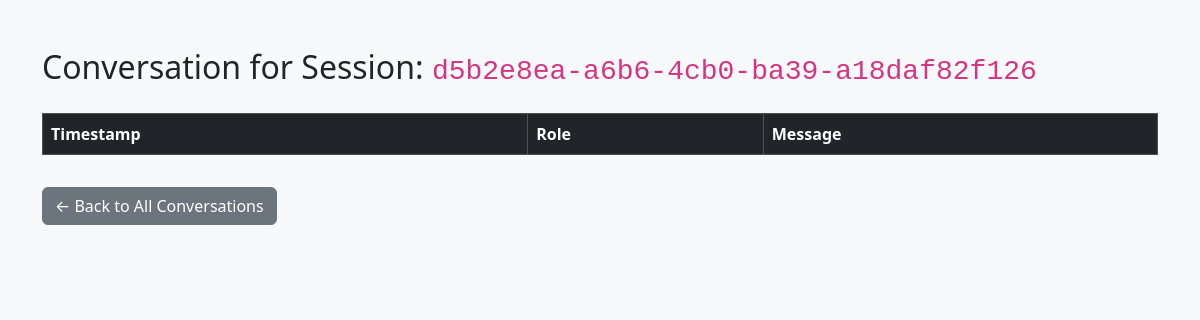
/admin/conversations/d5b2e8ea-a6b6-4cb0-ba39-a18daf82f126 (signed in), run on an earlier commit of the app's database.
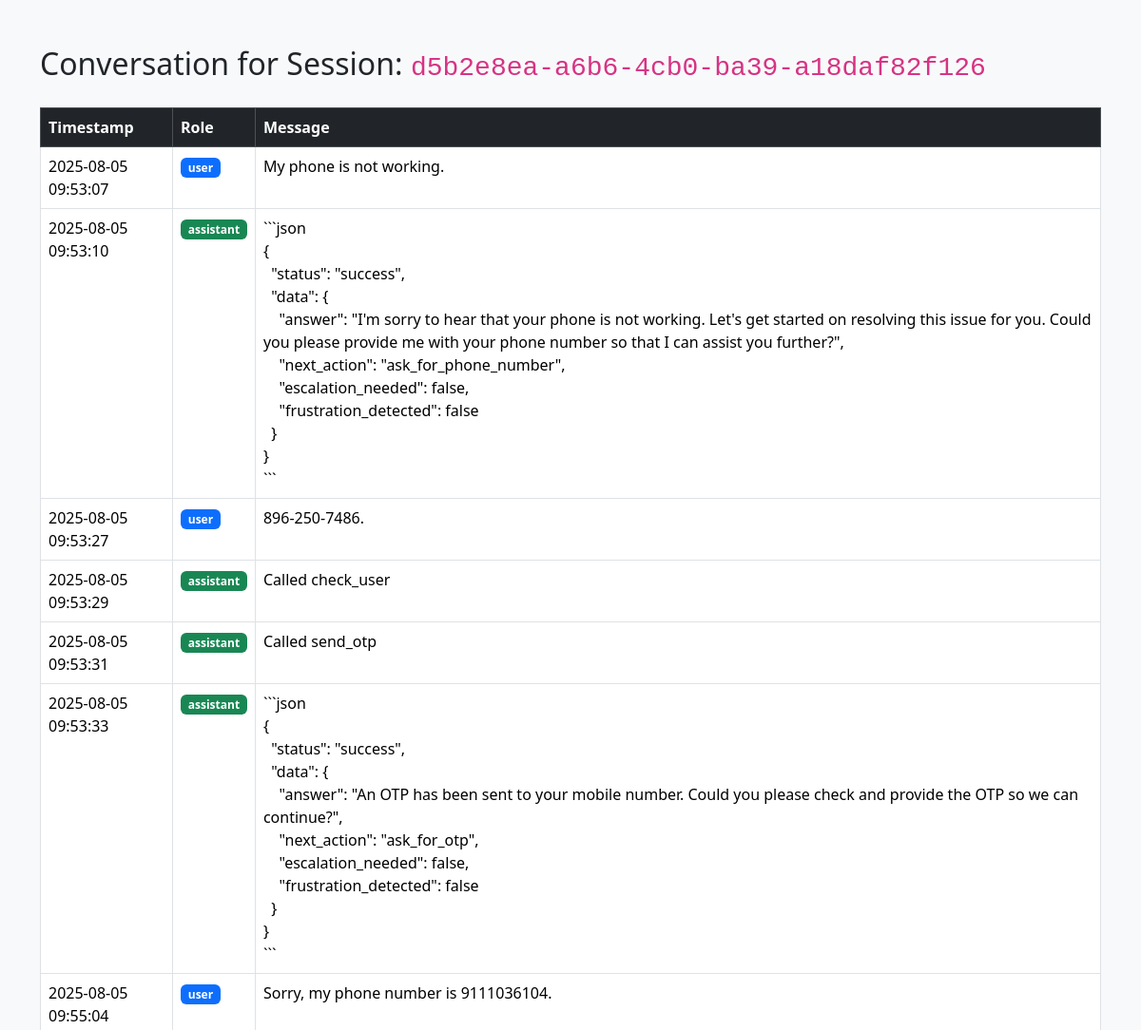
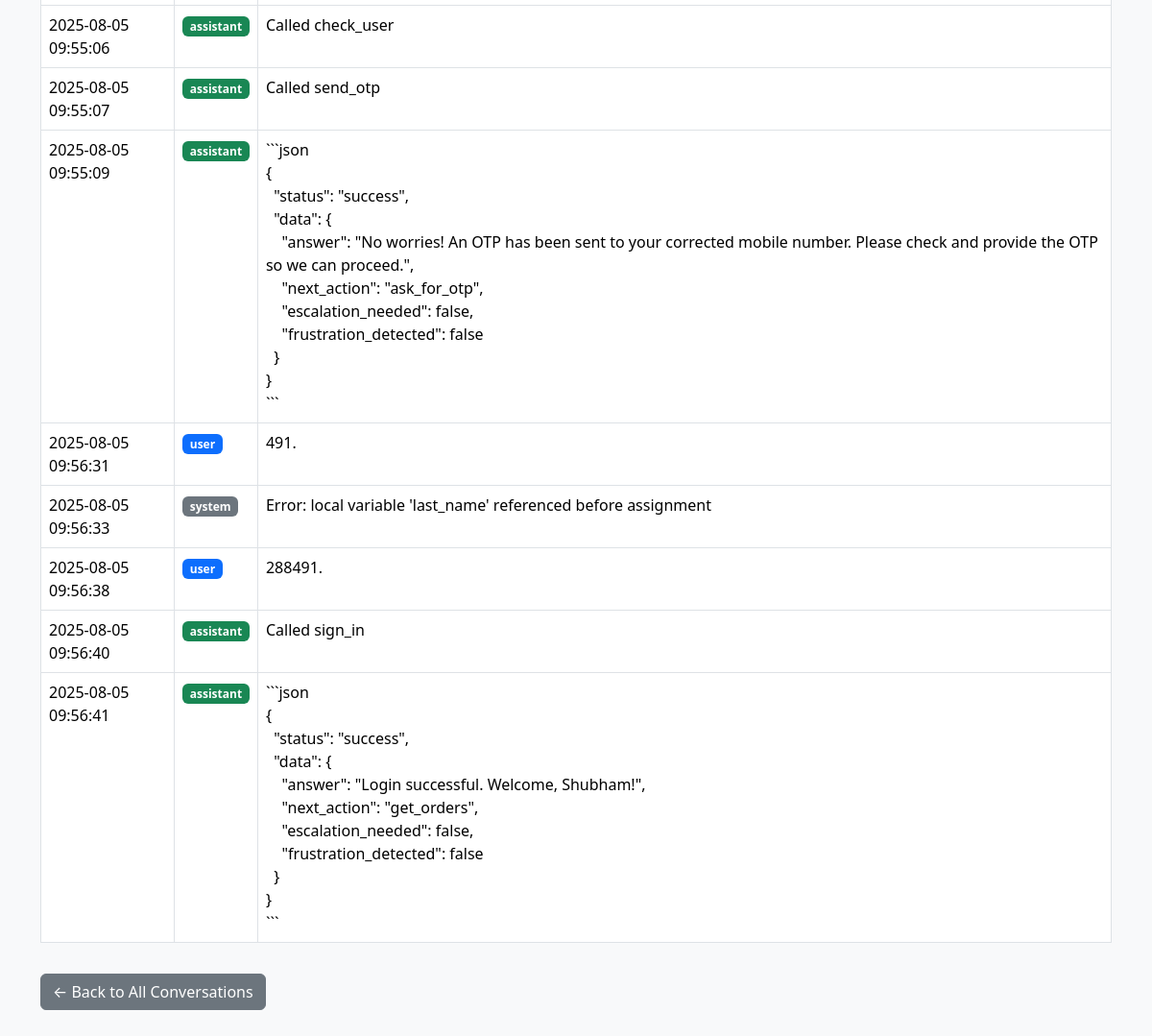
And on a later commit of the database (2 pictures, top to bottom).
### tables this page shows
CREATE TABLE history (
            id INTEGER PRIMARY KEY AUTOINCREMENT,
            session_id TEXT NOT NULL,
            role TEXT NOT NULL,
            content TEXT NOT NULL,
            tool_name TEXT,
            tool_args TEXT,
            tool_response TEXT,
            timestamp TIMESTAMP DEFAULT CURRENT_TIMESTAMP,
            message_index INTEGER,
            FOREIGN KEY (session_id) REFERENCES session(session_id)
        );

### app.py (the view)
@app.get("/admin/conversations/{session_id}")
async def view_conversation(request: Request, session_id: str):
    if not request.session.get("admin_logged_in"):
        return RedirectResponse(url="/admin", status_code=303)
    conn = sqlite3.connect("chat_history.db")
    conn.row_factory = sqlite3.Row
    c = conn.cursor()
    c.execute("""
        SELECT role, content, timestamp FROM history
        WHERE session_id = ?
        ORDER BY timestamp ASC
    """, (session_id,))
    messages = c.fetchall()
    conn.close()
    return templates.TemplateResponse("admin_view_conversation.html", {
        "request": request,
        "session_id": session_id,
        "messages": messages
    })

### templates/admin_view_conversation.html (shortened to what this page needs)
<!DOCTYPE html>
<html lang="en">
<head>
    <link href="https://cdn.jsdelivr.net/npm/bootstrap@5.3.3/dist/css/bootstrap.min.css" rel="stylesheet">
</head>
<body class="bg-light">
    <div class="container py-5">
        <h2 class="mb-4">Conversation for Session: <code>{{ session_id }}</code></h2>
        <table class="table table-bordered table-hover bg-white">
            <thead class="table-dark">
                <tr>
                    <th scope="col">Timestamp</th>
                    <th scope="col">Role</th>
                    <th scope="col">Message</th>
                </tr>
            </thead>
            <tbody>
                {% for msg in messages %}
                <tr>
                    <td>{{ msg.timestamp }}</td>
                    <td><span class="badge {% if msg.role == 'user' %}bg-primary{% elif msg.role == 'assistant' %}bg-success{% else %}bg-secondary{% endif %}">{{ msg.role }}</span></td>
                    <td style="white-space: pre-wrap;">{{ msg.content }}</td>
                </tr>
                {% endfor %}
            </tbody>
        </table>
        <a href="/admin/conversations" class="btn btn-secondary mt-3">← Back to All Conversations</a>
    </div>
</body>
</html>

What changed in the data, as far as the page shows it:
added history: timestamp "2025-08-05 09:53:07", role "user", content "My phone is not working."
added history: timestamp "2025-08-05 09:53:10", role "assistant", content "```json { \"status\": \"success\", \"data\": { \"answer\": \"I'm sorry to hear that your phone is not working. Let's get started on resolving this issue for you. Could you please provide me with your phone number so that I can assist you further?\", \"next_action\": \"ask_for_phone_number\", \"escalation_needed\": false, \"frustration_detected\": false } } ```"
added history: timestamp "2025-08-05 09:53:27", role "user", content "896-250-7486."
added history: timestamp "2025-08-05 09:53:29", role "assistant", content "Called check_user"
added history: timestamp "2025-08-05 09:53:31", role "assistant", content "Called send_otp"
added history: timestamp "2025-08-05 09:53:33", role "assistant", content "```json { \"status\": \"success\", \"data\": { \"answer\": \"An OTP has been sent to your mobile number. Could you please check and provide the OTP so we can continue?\", \"next_action\": \"ask_for_otp\", \"escalation_needed\": false, \"frustration_detected\": false } } ```"
added history: timestamp "2025-08-05 09:55:04", role "user", content "Sorry, my phone number is 9111036104."
added history: timestamp "2025-08-05 09:55:06", role "assistant", content "Called check_user"
added history: timestamp "2025-08-05 09:55:07", role "assistant", content "Called send_otp"
added history: timestamp "2025-08-05 09:55:09", role "assistant", content "```json { \"status\": \"success\", \"data\": { \"answer\": \"No worries! An OTP has been sent to your corrected mobile number. Please check and provide the OTP so we can proceed.\", \"next_action\": \"ask_for_otp\", \"escalation_needed\": false, \"frustration_detected\": false } } ```"
added history: timestamp "2025-08-05 09:56:31", role "user", content "491."
added history: timestamp "2025-08-05 09:56:33", role "system", content "Error: local variable 'last_name' referenced before assignment"
added history: timestamp "2025-08-05 09:56:38", role "user", content "288491."
added history: timestamp "2025-08-05 09:56:40", role "assistant", content "Called sign_in"
added history: timestamp "2025-08-05 09:56:41", role "assistant", content "```json { \"status\": \"success\", \"data\": { \"answer\": \"Login successful. Welcome, Shubham!\", \"next_action\": \"get_orders\", \"escalation_needed\": false, \"frustration_detected\": false } } ```"
